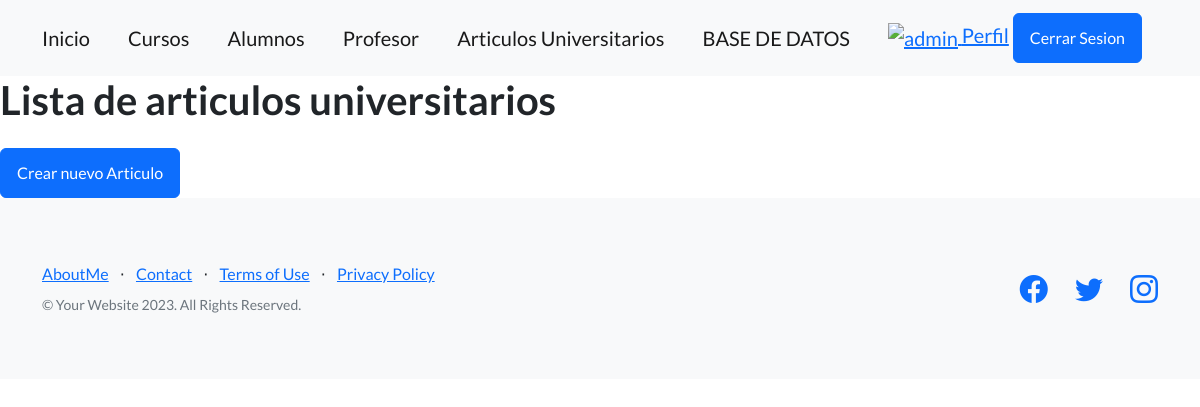
Page /pagweb/lista_post/ (signed in) on the earlier database version.
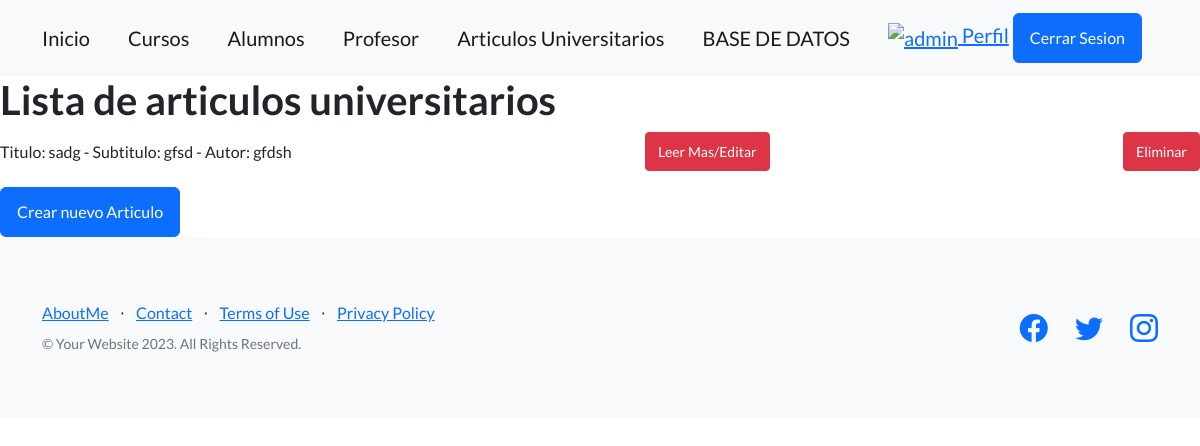
Same page on the later database version.
### pagweb/models.py (models this page shows, shortened)
class Post(models.Model):
    titulo = models.CharField(max_length=200)
    subtitulo = models.CharField(max_length=200)
    cuerpo = models.TextField()
    fecha = models.DateTimeField(auto_now_add=True)
    imagen = models.ImageField(upload_to='avatares/', null=True, blank=True)
    autor = models.CharField(max_length=200)

### pagweb/views.py (the view)
# urls.py: path('lista_post/', views.PostListView.as_view(), name="lista_post"),
class PostListView(ListView):
    model = Post
    context_object_name = "post"
    template_name = 'lista_post.html'

### pagweb/Template/lista_post.html (shortened to what this page needs)
{% extends 'padre.html' %}
{% load static %}
{% block titulo %}
<h1>Lista de articulos universitarios</h1>
{% endblock titulo %}
    {% block contenidoquecambia %}
    {% for post in post %}
        <li class="list-group-item">
            <div class="d-flex justify-content-between align-items-center">
                Titulo: {{post.titulo}} - Subtitulo: {{post.subtitulo}} - Autor: {{post.autor}}</a>
                <div>
                    <a href="{% url 'pagweb:editar_post' post.pk %}" class="btn btn-danger btn-sm ml-2">Leer Mas/Editar</a>
                </div>
                <div>
                    <a href="{% url 'pagweb:eliminar_post' post.pk %}" class="btn btn-danger btn-sm ml-2">Eliminar</a>
                </div>
            </div>
        </li>
    {% endfor %}
    <a href="{% url 'pagweb:crear_post' %}" class="btn btn-primary mt-3">Crear nuevo Articulo</a>
    {% endblock contenidoquecambia %}

Differences in the rows shown:
added Post: titulo "sadg", subtitulo "gfsd", autor "gfdsh"
